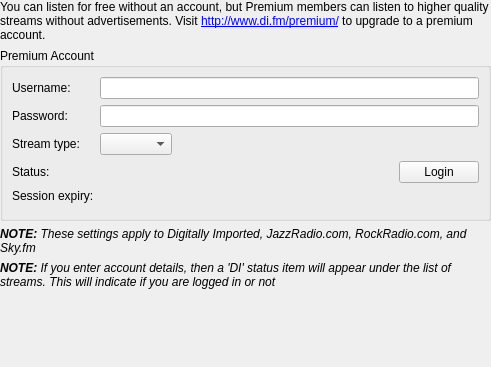
<?xml version="1.0" encoding="UTF-8"?>
<ui version="4.0">
 <class>DigitallyImportedSettings</class>
 <widget class="QWidget" name="DigitallyImportedSettings">
  <property name="geometry">
   <rect>
    <x>0</x>
    <y>0</y>
    <width>491</width>
    <height>367</height>
   </rect>
  </property>
  <layout class="QVBoxLayout" name="verticalLayout">
   <property name="leftMargin">
    <number>0</number>
   </property>
   <property name="topMargin">
    <number>0</number>
   </property>
   <property name="rightMargin">
    <number>0</number>
   </property>
   <property name="bottomMargin">
    <number>0</number>
   </property>
   <item>
    <widget class="QLabel" name="label">
     <property name="text">
      <string>You can listen for free without an account, but Premium members can listen to higher quality streams without advertisements. Visit &lt;a href=&quot;http://www.di.fm/premium/&quot;&gt;http://www.di.fm/premium/&lt;/a&gt; to upgrade to a premium account.</string>
     </property>
     <property name="wordWrap">
      <bool>true</bool>
     </property>
     <property name="openExternalLinks">
      <bool>true</bool>
     </property>
    </widget>
   </item>
   <item>
    <widget class="QGroupBox" name="groupBox">
     <property name="title">
      <string>Premium Account</string>
     </property>
     <layout class="QFormLayout" name="formLayout">
      <property name="fieldGrowthPolicy">
       <enum>QFormLayout::ExpandingFieldsGrow</enum>
      </property>
      <item row="0" column="0">
       <widget class="BuddyLabel" name="label_2">
        <property name="text">
         <string>Username:</string>
        </property>
        <property name="buddy">
         <cstring>user</cstring>
        </property>
       </widget>
      </item>
      <item row="0" column="1">
       <widget class="LineEdit" name="user"/>
      </item>
      <item row="1" column="0">
       <widget class="BuddyLabel" name="label_3">
        <property name="text">
         <string>Password:</string>
        </property>
        <property name="buddy">
         <cstring>pass</cstring>
        </property>
       </widget>
      </item>
      <item row="1" column="1">
       <widget class="LineEdit" name="pass">
        <property name="echoMode">
         <enum>QLineEdit::Password</enum>
        </property>
       </widget>
      </item>
      <item row="2" column="0">
       <widget class="BuddyLabel" name="label_4">
        <property name="text">
         <string>Stream type:</string>
        </property>
        <property name="buddy">
         <cstring>audio</cstring>
        </property>
       </widget>
      </item>
      <item row="2" column="1">
       <widget class="QComboBox" name="audio"/>
      </item>
      <item row="3" column="0">
       <widget class="BuddyLabel" name="label_5">
        <property name="text">
         <string>Status:</string>
        </property>
        <property name="buddy">
         <cstring>loginButton</cstring>
        </property>
       </widget>
      </item>
      <item row="3" column="1">
       <layout class="QHBoxLayout" name="horizontalLayout">
        <item>
         <widget class="QLabel" name="loginStatusLabel">
          <property name="sizePolicy">
           <sizepolicy hsizetype="MinimumExpanding" vsizetype="Preferred">
            <horstretch>0</horstretch>
            <verstretch>0</verstretch>
           </sizepolicy>
          </property>
          <property name="text">
           <string/>
          </property>
         </widget>
        </item>
        <item>
         <widget class="QPushButton" name="loginButton">
          <property name="sizePolicy">
           <sizepolicy hsizetype="Preferred" vsizetype="Fixed">
            <horstretch>0</horstretch>
            <verstretch>0</verstretch>
           </sizepolicy>
          </property>
          <property name="text">
           <string>Login</string>
          </property>
         </widget>
        </item>
       </layout>
      </item>
      <item row="4" column="0">
       <widget class="QLabel" name="expiryLabel">
        <property name="text">
         <string>Session expiry:</string>
        </property>
       </widget>
      </item>
      <item row="4" column="1">
       <widget class="QLabel" name="expiry">
        <property name="sizePolicy">
         <sizepolicy hsizetype="MinimumExpanding" vsizetype="Preferred">
          <horstretch>0</horstretch>
          <verstretch>0</verstretch>
         </sizepolicy>
        </property>
       </widget>
      </item>
      <item row="5" column="0" colspan="2">
       <widget class="MessageWidget" name="messageWidget">
        <property name="frameShape">
         <enum>QFrame::StyledPanel</enum>
        </property>
        <property name="frameShadow">
         <enum>QFrame::Raised</enum>
        </property>
       </widget>
      </item>
     </layout>
    </widget>
   </item>
   <item>
    <widget class="QLabel" name="noteLabel">
     <property name="text">
      <string>&lt;i&gt;&lt;b&gt;NOTE:&lt;/b&gt; These settings apply to Digitally Imported, JazzRadio.com, RockRadio.com, and Sky.fm&lt;/i&gt;</string>
     </property>
     <property name="wordWrap">
      <bool>true</bool>
     </property>
     <property name="textInteractionFlags">
      <set>Qt::NoTextInteraction</set>
     </property>
    </widget>
   </item>
   <item>
    <widget class="QLabel" name="note2Label">
     <property name="text">
      <string>&lt;i&gt;&lt;b&gt;NOTE:&lt;/b&gt; If you enter account details, then a 'DI' status item will appear under the list of streams. This will indicate if you are logged in or not&lt;/i&gt;</string>
     </property>
     <property name="wordWrap">
      <bool>true</bool>
     </property>
     <property name="textInteractionFlags">
      <set>Qt::NoTextInteraction</set>
     </property>
    </widget>
   </item>
   <item>
    <spacer name="verticalSpacer">
     <property name="orientation">
      <enum>Qt::Vertical</enum>
     </property>
     <property name="sizeHint" stdset="0">
      <size>
       <width>20</width>
       <height>6</height>
      </size>
     </property>
    </spacer>
   </item>
  </layout>
 </widget>
 <customwidgets>
  <customwidget>
   <class>LineEdit</class>
   <extends>QLineEdit</extends>
   <header>support/lineedit.h</header>
  </customwidget>
  <customwidget>
   <class>BuddyLabel</class>
   <extends>QLabel</extends>
   <header>support/buddylabel.h</header>
  </customwidget>
  <customwidget>
   <class>MessageWidget</class>
   <extends>QFrame</extends>
   <header>support/messagewidget.h</header>
   <container>1</container>
  </customwidget>
 </customwidgets>
 <resources/>
 <connections/>
</ui>
